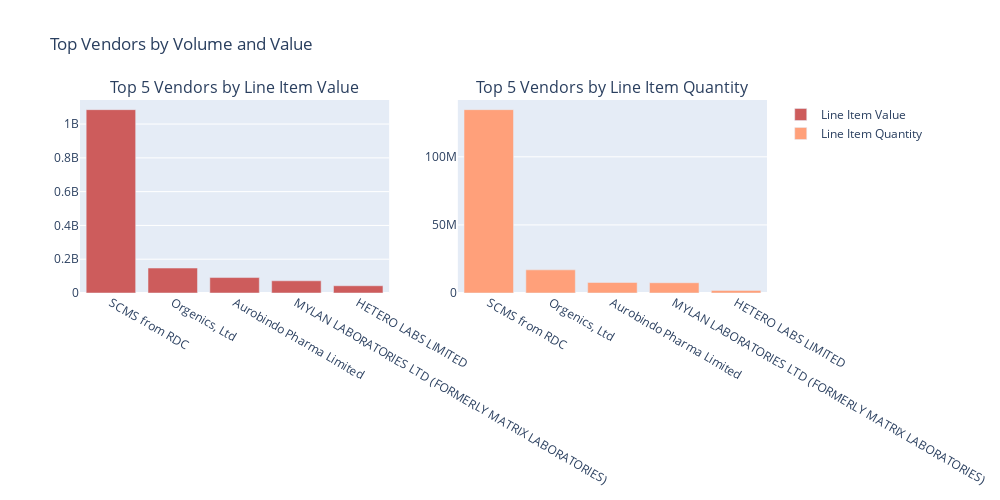

Notebook code cell kept with this figure:
### Markdown cell above
#### Chart - 2

### Code cell
# Chart - 2 visualization code

# Top vendors by volume and value
top_vendors = df.groupby('Vendor').agg({
    'Line Item Value': 'sum',
    'Line Item Quantity': 'sum',
    'ID': 'count'
}).sort_values('Line Item Value', ascending=False).head(20)
#visulization for top vendors by volume and value
fig = make_subplots(rows=1, cols=2, subplot_titles=(
    "Top 5 Vendors by Line Item Value",
    "Top 5 Vendors by Line Item Quantity"
))
fig.add_trace(
    go.Bar(
        x=top_vendors.index,
        y=top_vendors['Line Item Value'].head().sort_values(ascending=False),
        name='Line Item Value',
        marker_color='indianred'
    ),
    row=1, col=1
)
fig.add_trace(
    go.Bar(
        x=top_vendors.index,
        y=top_vendors['Line Item Quantity'].head().sort_values(ascending=False),
        name='Line Item Quantity',
        marker_color='lightsalmon'
    ),
    row=1, col=2
)
fig.update_layout(height=500, width=1000, title_text="Top Vendors by Volume and Value")
fig.show()
#from this visualization we observe that scms from regional distribution centre(RDC) has the highest line item value and line item quantity

### Figure 1 — Plotly figure (JSON) as saved in the notebook; plotly's stock layout.template omitted (floating-point values rounded to 4 significant figures)
{"data": [{"marker": {"color": "indianred"}, "name": "Line Item Value", "type": "bar", "x": ["SCMS from RDC", "Orgenics, Ltd", "Aurobindo Pharma Limited", "MYLAN LABORATORIES LTD (FORMERLY MATRIX LABORATORIES)", "HETERO LABS LIMITED", "CIPLA LIMITED", "ABBVIE LOGISTICS (FORMERLY ABBOTT LOGISTICS BV)", "STRIDES ARCOLAB LIMITED", "Trinity Biotech, Plc", "S. BUYS WHOLESALER", "Standard Diagnostics, Inc.", "MERCK SHARP & DOHME IDEA GMBH (FORMALLY MERCK SHARP & DOHME B.V.)", "CHEMBIO DIAGNOSTIC SYSTEMS, INC.", "SHANGHAI KEHUA BIOENGINEERING CO.,LTD.  (KHB)", "EMCURE PHARMACEUTICALS LTD", "ASPEN PHARMACARE", "GLAXOSMITHKLINE EXPORT LIMITED", "Abbott GmbH & Co. KG", "BRISTOL-MYERS SQUIBB", "Hoffmann-La Roche ltd Basel"], "xaxis": "x", "y": [1085000000.0, 147700000.0, 91380000.0, 72210000.0, 42880000.0], "yaxis": "y"}, {"marker": {"color": "lightsalmon"}, "name": "Line Item Quantity", "type": "bar", "x": ["SCMS from RDC", "Orgenics, Ltd", "Aurobindo Pharma Limited", "MYLAN LABORATORIES LTD (FORMERLY MATRIX LABORATORIES)", "HETERO LABS LIMITED", "CIPLA LIMITED", "ABBVIE LOGISTICS (FORMERLY ABBOTT LOGISTICS BV)", "STRIDES ARCOLAB LIMITED", "Trinity Biotech, Plc", "S. BUYS WHOLESALER", "Standard Diagnostics, Inc.", "MERCK SHARP & DOHME IDEA GMBH (FORMALLY MERCK SHARP & DOHME B.V.)", "CHEMBIO DIAGNOSTIC SYSTEMS, INC.", "SHANGHAI KEHUA BIOENGINEERING CO.,LTD.  (KHB)", "EMCURE PHARMACEUTICALS LTD", "ASPEN PHARMACARE", "GLAXOSMITHKLINE EXPORT LIMITED", "Abbott GmbH & Co. KG", "BRISTOL-MYERS SQUIBB", "Hoffmann-La Roche ltd Basel"], "xaxis": "x2", "y": [134609946, 16995950, 7739464, 7530849, 1907097], "yaxis": "y2"}], "layout": {"annotations": [{"font": {"size": 16}, "showarrow": false, "text": "Top 5 Vendors by Line Item Value", "x": 0.225, "xanchor": "center", "xref": "paper", "y": 1, "yanchor": "bottom", "yref": "paper"}, {"font": {"size": 16}, "showarrow": false, "text": "Top 5 Vendors by Line Item Quantity", "x": 0.775, "xanchor": "center", "xref": "paper", "y": 1, "yanchor": "bottom", "yref": "paper"}], "height": 500, "title": {"text": "Top Vendors by Volume and Value"}, "width": 1000, "xaxis": {"anchor": "y", "domain": [0, 0.45]}, "xaxis2": {"anchor": "y2", "domain": [0.55, 1]}, "yaxis": {"anchor": "x", "domain": [0, 1]}, "yaxis2": {"anchor": "x2", "domain": [0, 1]}}}
